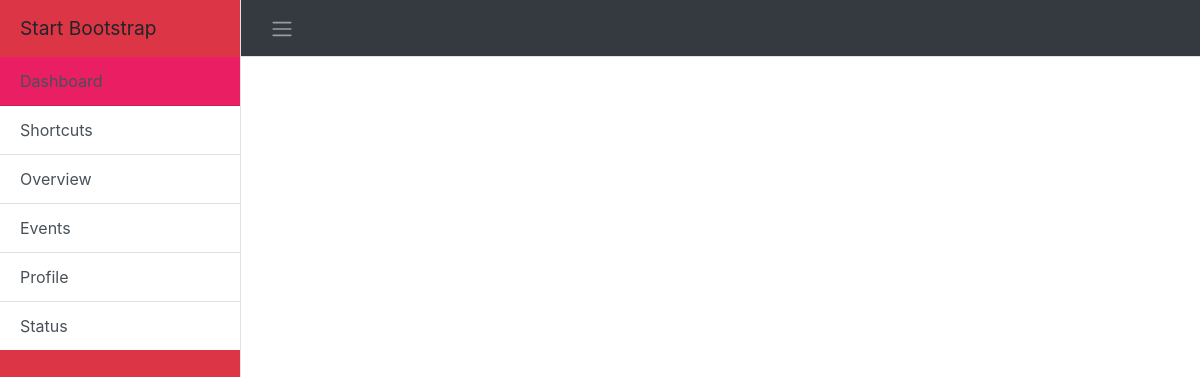
The app's page /, older data.
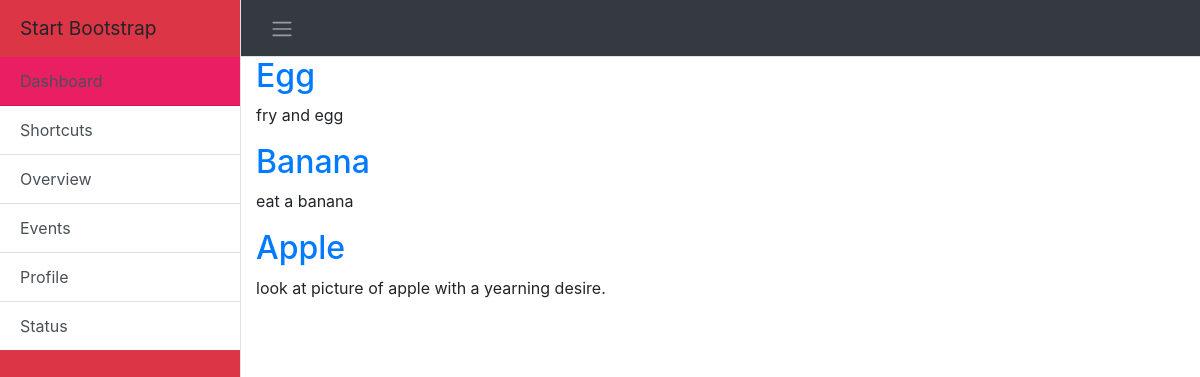
The same page, newer data.
### food/models.py (models this page shows, shortened)
class Post(models.Model):
	title = models.CharField(max_length=200)
	image = models.CharField(max_length=500)
	article_link = models.CharField(max_length=500, default='None')
	ingredients = models.TextField()
	text = models.TextField()
	published_date = models.DateTimeField(default=timezone.now())

### food/views.py (the view)
# urls.py: path('', views.post_list, name='post_list'),
def post_list(request):
	posts = Post.objects.filter(published_date__lte=timezone.now()).order_by('published_date')
	return render(request, 'food/post_list.html', {'posts': posts})

### food/templates/food/post_list.html
{% extends 'food/base.html' %}
{% block content %}
{% for post in posts %}
    <div>
        <h2><a href="{% url 'post_detail' pk=post.pk %}">{{ post.title }}</a></h2>
        <p>{{ post.text|linebreaksbr }}</p>
    </div>
{% endfor %}
{% endblock %}

### food/templates/food/base.html (shortened to what this page needs)
{% load static %}
<!DOCTYPE html>
<html lang="en">
  <head>
    <link rel="stylesheet" href="https://stackpath.bootstrapcdn.com/bootstrap/4.4.1/css/bootstrap.min.css">
   <link href="{% static 'css/stylesheet.css' %}" rel="stylesheet">
  </head>
  <body>
  	<div class="d-flex" id="wrapper">
    <div class="bg-danger border-right" id="sidebar-wrapper">
      <div class="sidebar-heading">Start Bootstrap </div>
      <div class="list-group list-group-flush">
        <a href="#" class="list-group-item list-group-item-action bg-pink">Dashboard</a>
        <a href="#" class="list-group-item list-group-item-action">Shortcuts</a>
        <a href="#" class="list-group-item list-group-item-action">Overview</a>
        <a href="#" class="list-group-item list-group-item-action">Events</a>
        <a href="#" class="list-group-item list-group-item-action">Profile</a>
        <a href="#" class="list-group-item list-group-item-action">Status</a>
      </div>
    </div>
    <div id="page-content-wrapper">
      <nav class="navbar navbar-expand-lg navbar-dark bg-dark border-bottom">
        <button class="btn" id="menu-toggle"><span class="navbar-toggler-icon"></span></button>
      </nav>
      <div class="container-fluid">
        {% block content %}
        {% endblock %}
      </div>
    </div>
  </div>
  </body>
</html>

### food/static/css/stylesheet.css (style rules this page uses)
body { overflow-x: hidden; }
.bg-pink { background-color: #E91E63; }
#sidebar-wrapper { min-height: 100vh; margin-left: -15rem; -webkit-transition: margin .25s ease-out; -moz-transition: margin .25s ease-out; -o-transition: margin .25s ease-out; transition: margin .25s ease-out; }
#sidebar-wrapper .sidebar-heading { padding: 0.875rem 1.25rem; font-size: 1.2rem; }
#sidebar-wrapper .list-group { width: 15rem; }
#page-content-wrapper { min-width: 100vw; }
@media (min-width: 768px) { #sidebar-wrapper { margin-left: 0; } }
@media (min-width: 768px) { #page-content-wrapper { min-width: 0; width: 100%; } }

Row changes from the older to the newer data that the page shows:
added Post: title "Egg", text "fry and egg"
added Post: title "Banana", text "eat a banana"
added Post: title "Apple", text "look at picture of apple with a yearning desire."
